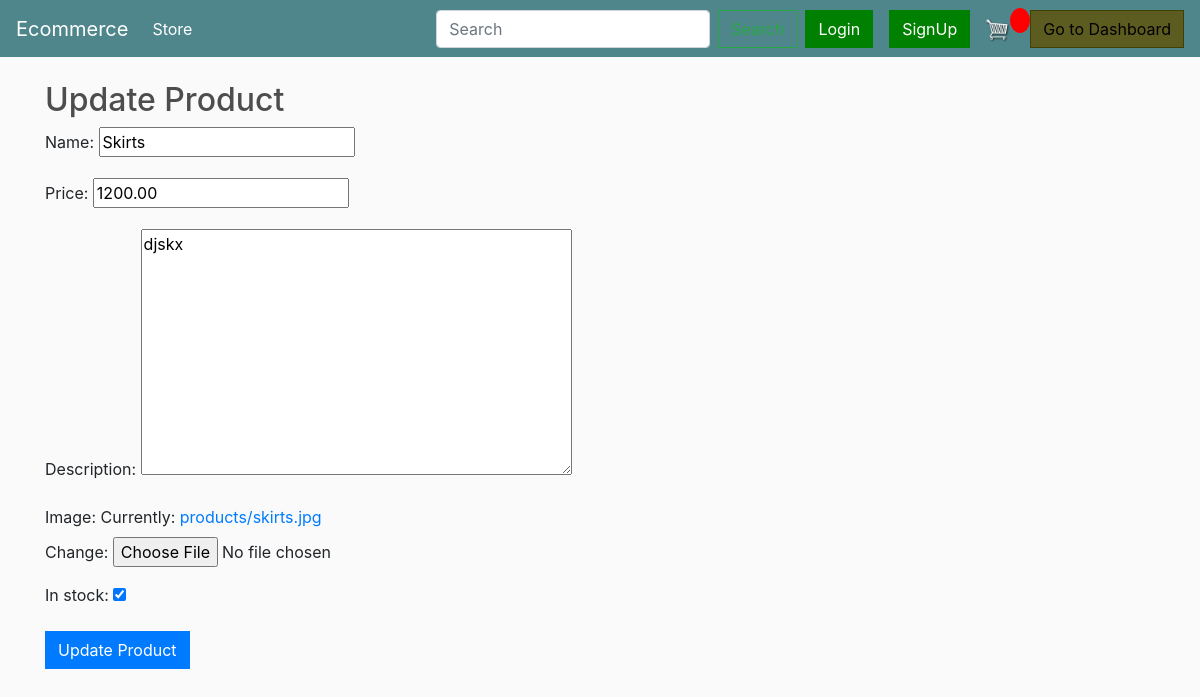
The page /update_product/17/ (signed in) on the database as committed earlier.
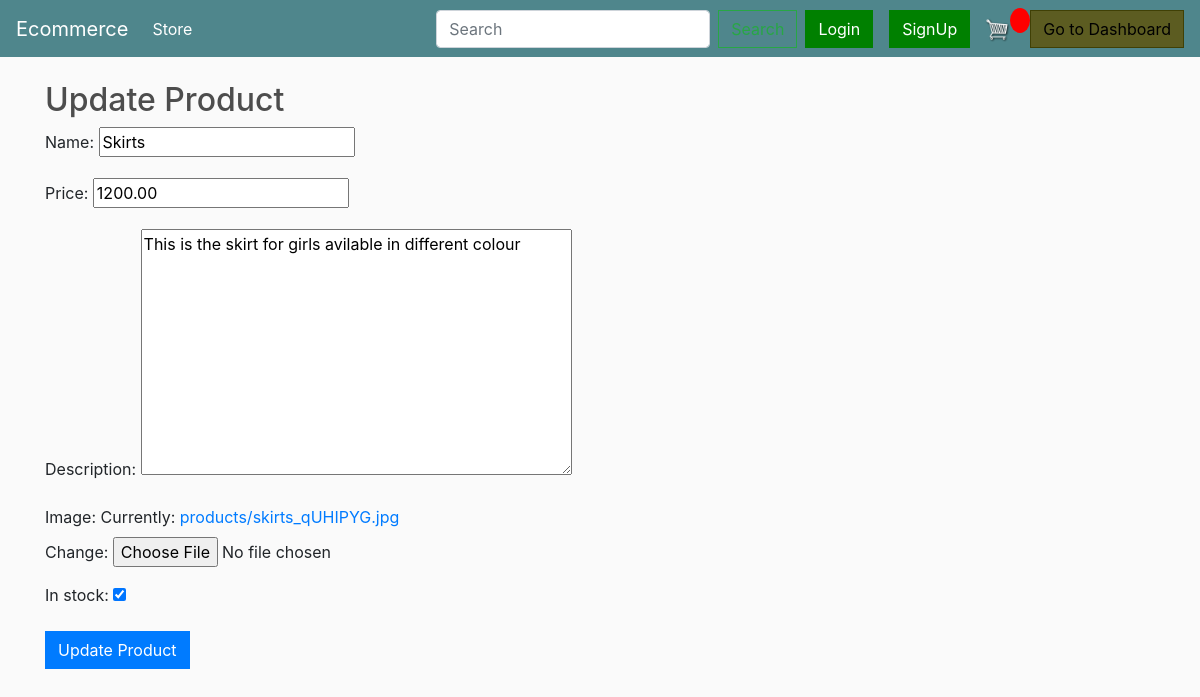
The same page on the database as committed later.
### store/models.py (models this page shows, shortened)
class Product(models.Model):
    name= models.CharField(max_length=200,null=True)
    price = models.DecimalField(max_digits=7, decimal_places=2)
    digital = models.BooleanField(default=False,null=True,blank=False)
    image = models.ImageField(upload_to='products/')
    description = models.TextField(null=True, blank=True)
    in_stock = models.BooleanField(default=True)  # New field to indicate stock status
    colors = models.ManyToManyField(Color, related_name='products')
    sizes = models.ManyToManyField(Size, related_name='products')

### store/views.py (the view)
# urls.py: path('update_product/<int:pk>/', views.update_product, name='update_product'),
@user_passes_test(lambda u: u.is_superuser)
def update_product(request, pk):
    product = get_object_or_404(Product, pk=pk)
    if request.method == 'POST':
        form = ProductForm(request.POST, request.FILES, instance=product)
        if form.is_valid():
            form.save()
            return redirect('admin_dashboard')
    else:
        form = ProductForm(instance=product)
    return render(request, 'store/update_product.html', {'form': form})

### store/forms.py
class ProductForm(forms.ModelForm):
    class Meta:
        model = Product
        fields = ['name', 'price', 'description', 'image','in_stock']

### store/templates/store/update_product.html (shortened to what this page needs)
{% extends 'store/main.html' %}
{% block content %}
  <h2>Update Product</h2>
  <form method="POST" enctype="multipart/form-data">
    {{ form.as_p }}
    <button type="submit" class="btn btn-primary">Update Product</button>
  </form>
{% endblock %}

Rows that differ between the two databases and show on the page:
changed Product "Skirts": description "djskx" → "This is the skirt for girls avilable in different colour"
Other text that changed with them:
text no longer shown: "Name: Price: Description: Image: Currently: products/skirts.jpg Change: In stock:"
text now shown: "Name: Price: Description: Image: Currently: products/skirts_qUHIPYG.jpg Change: In stock:"
